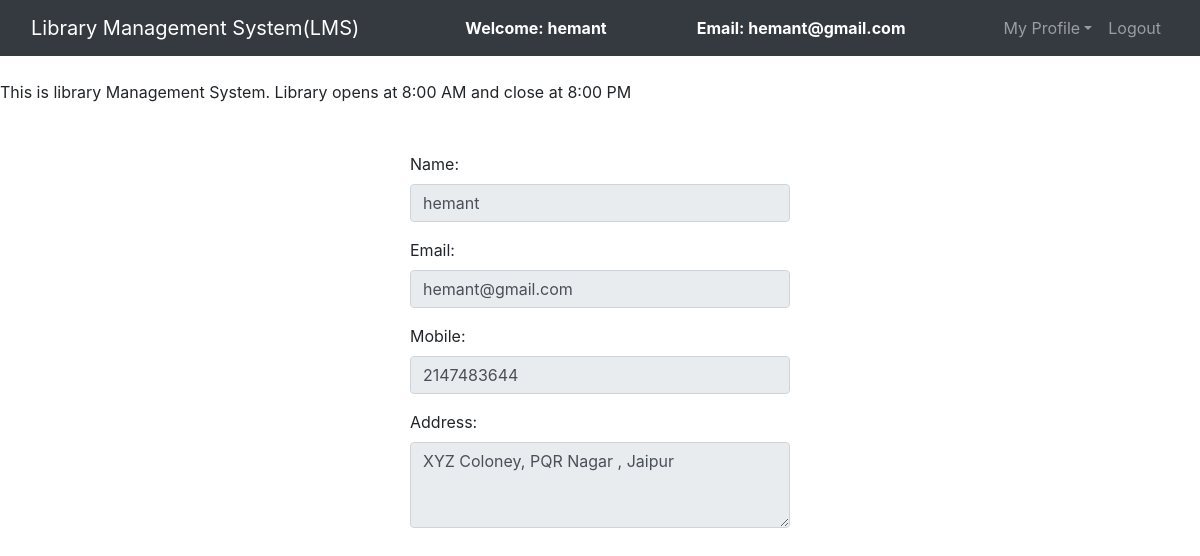
The page /view_profile.php (signed in) on the database its author committed.
### tables this page shows
CREATE TABLE `users` (
  `id` int(11) NOT NULL,
  `name` varchar(50) NOT NULL,
  `email` varchar(100) NOT NULL,
  `enroll` int(12) NOT NULL,
  `password` varchar(100) NOT NULL,
  `mobile` int(10) NOT NULL,
  `address` varchar(250) NOT NULL
);

### view_profile.php (the view, shortened to what this page needs)
<?php
	$connection = mysqli_connect("localhost","root","");
	$name = "";
	$email = "";
	$mobile = "";
	$address = "";
	$query = "select * from users where email = '$_SESSION[email]'";
	$query_run = mysqli_query($connection,$query);
	while($row = mysqli_fetch_assoc($query_run)){
		$name = $row['name'];
		$email = $row['email'];
		$mobile = $row['mobile'];
		$address = $row['address'];
	}
?>
<!DOCTYPE html>
<html>
<head>
	<link rel="stylesheet" type="text/css" href="bootstrap-4.4.1/css/bootstrap.min.css">
</head>
<body>
	<nav class="navbar navbar-expand-lg navbar-dark bg-dark">
		<div class="container-fluid">
			<div class="navbar-header">
				<a class="navbar-brand" href="user_dashboard.php">Library Management System(LMS)</a>
			</div>
			<font style="color: white"><span><strong>Welcome: <?php echo $_SESSION['name'];?></strong></span></font>
			<font style="color: white"><span><strong>Email: <?php echo $_SESSION['email'];?></strong></span></font>
			<ul class="nav navbar-nav navbar-right">
				<li class="nav-item dropdown">
					<a class="nav-link dropdown-toggle" data-toggle="dropdown">My Profile</a>
				</li>
				<li class="nav-item"><a class="nav-link" href="logout.php">Logout</a></li>
			</ul>
		</div>
	</nav><br>
	<span><marquee>This is library Management System. Library opens at 8:00 AM and close at 8:00 PM</marquee></span><br><br>
	<div class="row">
		<div class="col-md-4"></div>
		<div class="col-md-4">
			<form>
				<div class="form-group">
					<label>Name:</label>
					<input type="text" class="form-control" value="<?php echo $name;?>" disabled>
				</div>
				<div class="form-group">
					<label>Email:</label>
					<input type="text" class="form-control" value="<?php echo $email;?>" disabled>
				</div>
				<div class="form-group">
					<label>Mobile:</label>
					<input type="text" class="form-control" value="<?php echo $mobile;?>" disabled>
				</div>
				<div class="form-group">
					<label>Address:</label>
					<textarea rows="3" cols="40" disabled="" class="form-control"><?php echo $address;?></textarea>
				</div>
			</form>
		</div>
		<div class="col-md-4"></div>
	</div>
</body>
</html>

### rows shown on the page
users: name "hemant", email "hemant@gmail.com", mobile "2147483644", address "XYZ Coloney, PQR Nagar , Jaipur"

### other values the page prints
$_SESSION['name'] "hemant"
$_SESSION['email'] "hemant@gmail.com"
